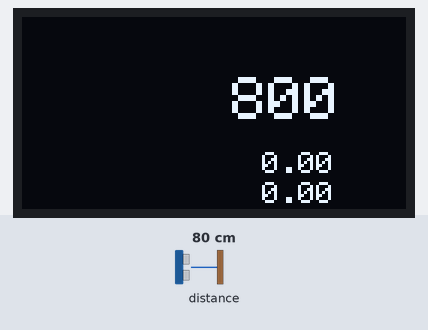
This sketch was run on a simulated Arduino Uno, built with avr-gcc and run on an emulated ATmega328P. Shown: 128×64 one-colour display. Inputs (shaded band) come from the test bench; at power-on: distance to the obstacle 80 cm. The display library's start-up logo is not drawn.

Above: at 1.2 s.
1.3 s: distance to the obstacle set to 2 cm
At 2.3 s:
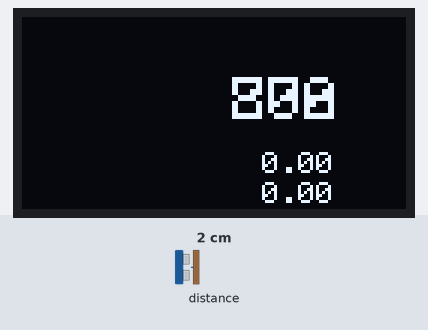
3.1 s: distance to the obstacle set to 4 cm
At 3.9 s:
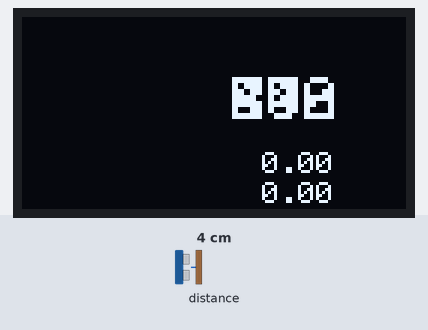
4.8 s: distance to the obstacle set to 9 cm
Timing chart, 0 to 7.8 s (numbered marks = the images above; inputs shaded):
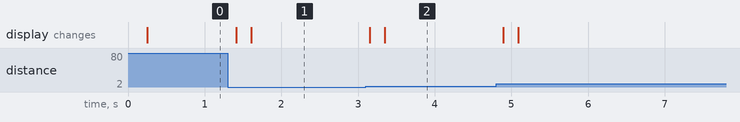

Measured:
- after the input at 1.3 s, the display: first changes after 0.11 s (image 1 shows a later state)
- after the input at 3.1 s, the display: first changes after 0.05 s (image 2 shows a later state)

The sketch:

Dist_sensor_display_test.ino
```cpp
#include <Wire.h>
#include <PDQ_GFX.h>
#include <Adafruit_SSD1306.h>

#define SCREEN_WIDTH 128 // OLED display width, in pixels
#define SCREEN_HEIGHT 64 // OLED display height, in pixels

// Declaration for an SSD1306 display connected to I2C (SDA, SCL pins)
#define OLED_RESET     -1// Reset pin # (or -1 if sharing Arduino reset pin)
Adafruit_SSD1306 display(SCREEN_WIDTH, SCREEN_HEIGHT, &Wire, OLED_RESET);

#include <VL53L1X.h>

VL53L1X sensor;

uint16_t rangeSum = 0;
uint16_t rangeAvg;

void setup() {
  // put your setup code here, to run once:
  Wire.begin();
  Wire.setClock(400000); // use 400 kHz I2C
  Serial.begin(115200);

  sensor.setTimeout(500);
  if (!sensor.init())
  {
    Serial.println("Failed to detect and initialize sensor!");
    while (1);
  }

  // SSD1306_SWITCHCAPVCC = generate display voltage from 3.3V internally
  if (!display.begin(SSD1306_SWITCHCAPVCC, 0x3C)) { // Address 0x3D for 128x64
    Serial.println(F("SSD1306 allocation failed"));
    for (;;); // Don't proceed, loop forever
  }

  // Show initial display buffer contents on the screen --
  // the library initializes this with an Adafruit splash screen.
  display.display();

  // Clear the buffer
  display.clearDisplay();
  display.setTextSize(1); // Draw 2X-scale text
  display.setTextColor(WHITE);

  // Use long distance mode and allow up to 50000 us (50 ms) for a measurement.
  // You can change these settings to adjust the performance of the sensor, but
  // the minimum timing budget is 20 ms for short distance mode and 33 ms for
  // medium and long distance modes. See the VL53L1X datasheet for more
  // information on range and timing limits.
  sensor.setDistanceMode(VL53L1X::Long);
  sensor.setMeasurementTimingBudget(100000);

  // Start continuous readings at a rate of one measurement every 50 ms (the
  // inter-measurement period). This period should be at least as long as the
  // timing budget.
  sensor.startContinuous(100);
}

void loop() {
  // put your main code here, to run repeatedly:
  //
  for (int i = 0; i < 5; i++) {
    sensor.read(true);
    rangeSum += sensor.ranging_data.range_mm;
  }
  rangeAvg = rangeSum / 5;
  rangeSum = 0;
  //
  //  display.clearDisplay();
  //  display.setTextSize(2);
  //  display.setCursor(0, 20);
  //  display.print("range: ");
  //  display.setTextSize(1);
  //  display.setCursor(0, 35);
  //  display.print("\tstatus: ");
  //  display.setCursor(0, 45);
  //  display.print("\tpeak signal: ");
  //  display.setCursor(0, 55);
  //  display.print("\tambient: ");
  //
  display.setTextSize(2);
  display.setCursor(70, 20);
  display.print(rangeAvg);
  display.setTextSize(1);
  display.setCursor(80, 35);
  // display.print(VL53L1X::rangeStatusToString(sensor.ranging_data.range_status));
  display.setCursor(80, 45);
  display.print(sensor.ranging_data.peak_signal_count_rate_MCPS);
  display.setCursor(80, 55);
  display.print(sensor.ranging_data.ambient_count_rate_MCPS);
  display.display();

}
```
